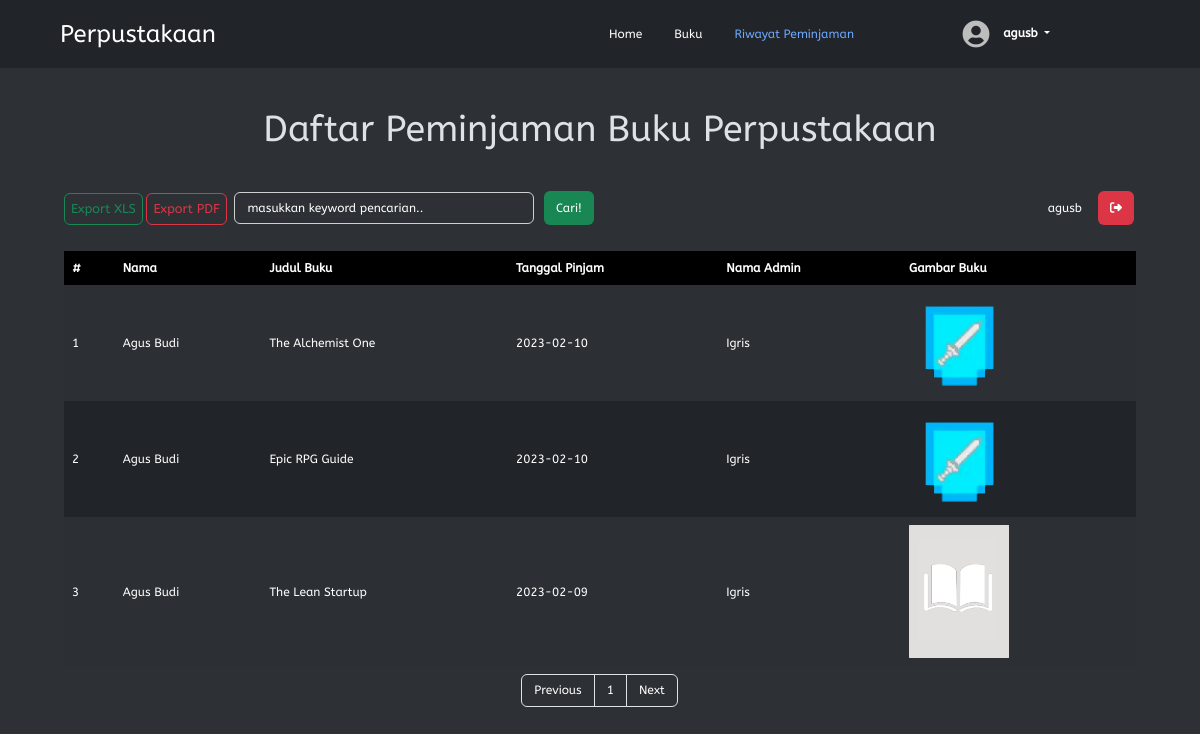
Screenshot of /php/peminjaman/riwayatPeminjaman.php (signed in) with the database file from the repository.
### tables this page shows
CREATE TABLE `peminjaman` (
  `idPeminjaman` int(11) NOT NULL,
  `idAdmin` int(11) DEFAULT NULL,
  `idAnggota` int(11) DEFAULT NULL,
  `tanggalPinjam` date DEFAULT NULL
);

CREATE TABLE `anggota` (
  `idAnggota` int(11) NOT NULL,
  `namaAnggota` varchar(50) DEFAULT NULL,
  `username` varchar(255) NOT NULL,
  `password` varchar(255) NOT NULL,
  `tempatLahir` varchar(50) DEFAULT NULL,
  `tanggalLahir` date DEFAULT NULL
);

CREATE TABLE `buku` (
  `idBuku` int(11) NOT NULL,
  `idKategori` int(11) NOT NULL,
  `judulBuku` varchar(128) DEFAULT NULL,
  `pengarang` varchar(128) DEFAULT NULL,
  `penerbit` varchar(128) DEFAULT NULL,
  `deskripsi` varchar(512) DEFAULT NULL,
  `gambarBuku` varchar(255) NOT NULL
);

### php/dbcontroller.php (called while the page is built, shortened)
<?php
class DBConnection {
	private $host = 'localhost';
	private $user = 'root';
	private $password = '';
	private $dbname = 'projek3_sukenmfauzan';
	public $conn;
	public function __construct() {
		$this->conn = mysqli_connect($this->host, $this->user, $this->password, $this->dbname);
	}
	public function getALL($sql)
	{
		$result = mysqli_query($this->conn, $sql);
		while ($row = mysqli_fetch_assoc($result)) {
			$data[] = $row;
		}
		if (!empty($data)) {
			return $data;
		}
	}
	public function rowCOUNT($sql)
	{
		$result = mysqli_query($this->conn, $sql);
		$count = mysqli_num_rows($result);
		return $count;
	}
}
?>

### php/peminjaman/riwayatPeminjaman.php (the view, shortened to what this page needs)
<?php
require_once '../dbcontroller.php';
$db = new DBConnection();
$jumlahdataperhalaman = 10;
$totaldata = $db->rowCOUNT("SELECT * FROM peminjaman");
$jumlahhalaman = ceil($totaldata / $jumlahdataperhalaman);
if (isset($_GET['halaman'])) {
	$halamanberapa = $_GET['halaman'];
} else {
	$halamanberapa = 1;
}
$halaman = isset($_GET['halaman']) ? (int) $_GET['halaman'] : 1;
$awaldata = $jumlahdataperhalaman * $halamanberapa - $jumlahdataperhalaman;
$Previous = $halaman - 1;
$Next = $halaman + 1;
$halamanawal =
$halaman > 1 ? $halaman * $jumlahdataperhalaman - $jumlahdataperhalaman : 0;
$query = "SELECT peminjaman.idPeminjaman, peminjaman.tanggalPinjam, anggota.namaAnggota, admin.namaAdmin, detailbuku.idDetailBuku, buku.judulBuku, buku.gambarBuku, kategori.kategori
FROM peminjaman
LEFT JOIN anggota ON peminjaman.idAnggota = anggota.idAnggota
LEFT JOIN admin ON peminjaman.idAdmin = admin.idAdmin
LEFT JOIN detailpeminjaman ON peminjaman.idPeminjaman = detailpeminjaman.idPeminjaman
LEFT JOIN detailbuku ON detailpeminjaman.idDetailBuku = detailbuku.idDetailBuku
LEFT JOIN buku ON detailbuku.idBuku = buku.idBuku
LEFT JOIN kategori ON buku.idkategori = kategori.idkategori
WHERE peminjaman.idPeminjaman IS NOT NULL AND buku.judulBuku IS NOT NULL AND anggota.namaAnggota = '$_SESSION[namaAnggota]'
ORDER BY tanggalPinjam DESC LIMIT $awaldata, $jumlahdataperhalaman";
$peminjaman = $db->getALL($query);
?>
<!DOCTYPE html>
<html lang="en">
<head>
	<link rel="stylesheet" href="../../assets/style/style.css">
	<link rel="stylesheet" href="../../assets/bootstrap-5.3.0/css/bootstrap.min.css">
	<link rel="stylesheet" href="../../assets/fontawesome/css/all.min.css">
	<link rel="stylesheet" href="../../assets/fontawesome/css/fontawesome.min.css">
	<link rel="stylesheet" href="../../assets/fontawesome/css/solid.min.css">
	<link rel="stylesheet" href="../../node_modules/sweetalert2/dist/sweetalert2.min.css">
</head>
<body data-bs-theme="dark">
	<div class="container-fluid">
		<header class="d-flex flex-wrap align-items-center justify-content-center justify-content-around py-3 px-5">
			<a href="../home/index.php" class="d-flex align-items-center mb-3 mb-md-0 me-md-auto text-white text-decoration-none">
				<span class="fs-4">Perpustakaan</span>
			</a>
			<ul class="nav col-12 col-md-auto mb-2 justify-content-center mb-md-0">
				<li class="nav-item">
					<a href="../home/index.php" class="nav-link text-white" aria-current="page">
						Home
					</a>
				</li>
				<li>
					<a href="../buku/buku.php" class="nav-link text-white">
						Buku
					</a>
				</li>
				<?php if($_SESSION['level'] == 'Anggota Perpustakaan') {
					echo '
					<li>
					<a href="../peminjaman/riwayatPeminjaman.php" class="nav-link active">
					Riwayat Peminjaman
					</a>
					</li>
					<li>';
				} ?>
			</ul>
			<div class="d-flex col-md-3 text-end align-items-center justify-content-center">
					<div class="dropdown text-end">
						<a href="#" class="text-white text-decoration-none dropdown-toggle" data-bs-toggle="dropdown" aria-expanded="false">
							<img src="../../assets/profil/default-profil.png" alt="" width="32" height="32" class="rounded-circle me-2">
							<strong><?= $_SESSION['username']; ?></strong>
						</a>
					</div>
				</div>
			</header>
		</div>
		<div class="content">
			<center><h1>Daftar Peminjaman Buku Perpustakaan</h1></center>
			<form action="" method="post">
				<a class="btn btn-outline-success" href="../laporan/exportRiwayatPeminjaman.php?cetak=xls" role="button" target="_blank">Export XLS</a>
				<a class="btn btn-outline-danger" href="../laporan/exportRiwayatPeminjaman.php?cetak=pdf" role="button" target="_blank">Export PDF</a>
				<input type="text" name="keyword" id="keyword" size="40" autofocus placeholder="masukkan keyword pencarian.." autocomplete="off">
				<button type="submit" name="cari" class="tbl-cari">Cari!</button>
				<?php if (isset($_SESSION['username'])) { ?>
					<a href="../logout.php" class="tbl-hapus kiri-form" role="button" onclick="return confirm('Yakin?');" title="Logout"><i class="fa-sharp fa-solid fa-right-from-bracket"></i></a>
					<div class="username kiri-form">
						<?= $_SESSION['username'] ?>
					</div>
				<?php } ?>
			</form>
			<br>
			<table border="0" cellpadding="10" cellspacing="0">
				<thead>
					<tr>
						<th>#</th>
						<th>Nama</th>
						<th>Judul Buku</th>
						<th>Tanggal Pinjam</th>
						<th>Nama Admin</th>
						<th>Gambar Buku</th>
					</tr>
				</thead>
				<?php $i = $halamanawal + 1;
				?>
				<?php if ($peminjaman) {foreach($peminjaman as $data) : ?>
					<tr>
						<td><?= $i; ?></td>
						<td><?php if($data['namaAnggota'] == '') {echo 'Anggota tidak terdaftar';} else {echo $data['namaAnggota'];} ?></td>
						<td><?= $data["judulBuku"]; ?></td>
						<td><?= $data["tanggalPinjam"]; ?></td>
						<td><?= $data["namaAdmin"]; ?></td>
						<td><img src="../../assets/img/<?php if($data["gambarBuku"] == '') {echo 'default-book.png';}else{echo $data['gambarBuku'];} ?>" width="100" onclick="viewImage(<?=$i?>)"></td>
					</tr>
					<?php $i++; ?>
				<?php endforeach; } else {?>
					<div class="alert alert-danger">
						Anda Belum Meminjam Buku!
					</div>
				<?php } ?>
			</table>
			<div class="pagination-flex">
				<div class="pagination">
					<ul class="page-list">
						<li class="page-item">
							<a class="page-link" <?php if ($halaman > 1) {
								echo "href='?halaman=$Previous'";
							} ?>>Previous</a>
						</li>
						<?php for ($i = 1; $i <= $jumlahhalaman; $i++): ?>
							<li class="page-item"><a class="page-link" href="?halaman=<?= $i ?>"><?= $i ?></a></li>
						<?php endfor; ?>
						<li class="page-item">
							<a  class="page-link" <?php if (
								$halaman < $jumlahhalaman
							) {
								echo "href='?halaman=$Next'";
							} ?>>Next</a>
						</li>
					</ul>
				</div>
			</div>
		</div>
</body>
</html>

### assets/style/style.css (style rules this page uses)
* { box-sizing: border-box; font-family: 'AbeeZee', sans-serif; transition: all 0.5s ease; scroll-behavior: smooth; margin: 0; padding: 0; }
body { font-family: 'AbeeZee', sans-serif; background-color: #2e2e2e; font-size: 12px !important; max-width: 100%; height: 100%; color: #fff; }
.content { padding: 2rem 4rem; background-color: #2D3135; display: block; width: 100%; min-height: 100vh; }
table { width: 100%; color: #fff; margin-bottom: .5rem; border-collapse: unset !important ; border: none; }
table tr { border: 1px solid #000; }
table tr th { text-align: left; padding: 8px; height: 25px; }
table tr td { text-align: left; padding: 2px 8px 4px 8px; }
#keyword { background-color: #2D3135; color: #fff; border: 1px solid rgb(207, 207, 207); border-radius: 0.375rem; padding: 6px 12px 6px 12px; width: 300px; margin: 0px 4px 0px 4px; font-size: 12px; font-weight: normal; line-height: 1.5; transition: border-color .15s ease-in-out, box-shadow .15s ease-in-out; }
#keyword::placeholder { color: #fff; font-family: 'AbeeZee'; }
input[type="text"] { background-color: #2D3135; color: #fff; border: 1px solid rgb(207, 207, 207); border-radius: 0.375rem; padding: 6px 12px 6px 12px; width: 100%; margin: 0px 4px 10px 0px; font-size: 1rem; font-weight: normal; line-height: 1.5; transition: border-color .15s ease-in-out, box-shadow .15s ease-in-out; }
.tbl-cari { background-color: #198754; border: none; color: rgb(255, 255, 255); padding: 8px 12px; text-align: center; text-decoration: none; display: inline-block; margin: 8px 2px; cursor: pointer; border-radius: 0.375rem; }
.tbl-hapus { background-color: #dc3545; border: none; color: rgb(255, 255, 255); padding: 8px 12px; text-align: center; text-decoration: none; display: inline-block; margin: 8px 2px; cursor: pointer; border-radius: 0.375rem; }
.pagination { display: inline-block; box-sizing: border-box; }
.page-item:first-child .page-link { margin-left: 0; border-top-left-radius: 0.25rem; border-bottom-left-radius: 0.25rem; box-sizing: border-box; }
.page-item:last-child .page-link { margin-left: 0; border-top-right-radius: 0.25rem; border-bottom-right-radius: 0.25rem; box-sizing: border-box; }
.pagination .page-list { display: flex; padding-left: 0; list-style: none; border-radius: 0.25rem; flex-direction: row; flex-wrap: nowrap; box-sizing: border-box; }
.pagination .page-list .page-link { position: relative; display: block; padding: 0.5rem 0.75rem; margin-left: -1px; line-height: 1.25; color: #ffffff; background-color:#2D3135; border: 1px solid #dee2e6; text-decoration: none; box-sizing: border-box; font-size: 12px; }
.pagination-flex { display: flex; flex-direction: row; flex-wrap: nowrap; justify-content: center; align-items: center; align-content: stretch; margin-bottom: 1.5rem; }

### php/peminjaman/riwayatPeminjaman.php (style rules this page uses)
.username { border: none; color: rgb(255, 255, 255); padding: 8px 12px; text-align: center; text-decoration: none; display: inline-block; margin: 8px 2px; border-radius: 0.375rem; }
.kiri-form { float: right; }
table { border: none; }
table tr td { padding: .5rem; }
table thead tr th { background-color: #000; color: #fff; }
table tr:nth-child(even) { background-color: #212529; }
table tr:nth-child(odd) { background-color: #2c3034; }
h1 { font-size: 2.25rem; margin: .5rem 0 2rem 0; }
.btn { padding: .35rem .375rem; font-size: .8rem; }

### rows the page displays
peminjaman: idAnggota.namaAnggota "Agus Budi", buku.judulBuku "The Alchemist One", tanggalPinjam "2023-02-10", idAdmin.namaAdmin "Igris", buku.gambarBuku (picture)
peminjaman: idAnggota.namaAnggota "Agus Budi", buku.judulBuku "Epic RPG Guide", tanggalPinjam "2023-02-10", idAdmin.namaAdmin "Igris", buku.gambarBuku (picture)
peminjaman: idAnggota.namaAnggota "Agus Budi", buku.judulBuku "The Lean Startup", tanggalPinjam "2023-02-09", idAdmin.namaAdmin "Igris", shows a picture

### other values shown
$_SESSION['username'] "agusb"
